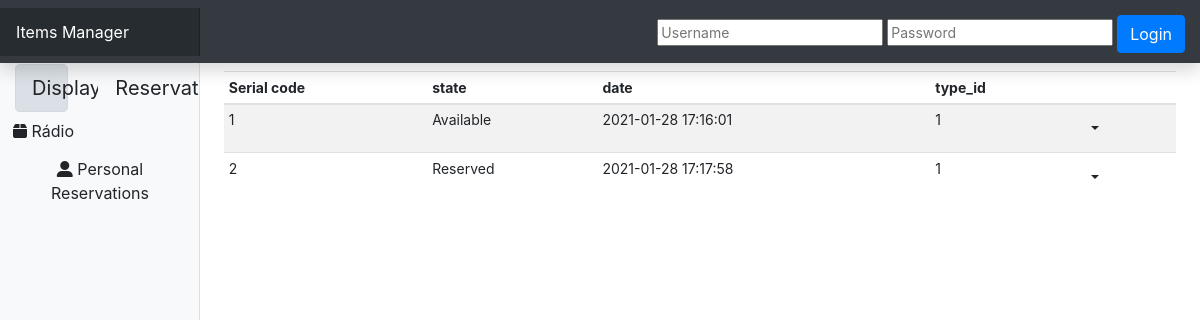
The app's page /display/1, older data.
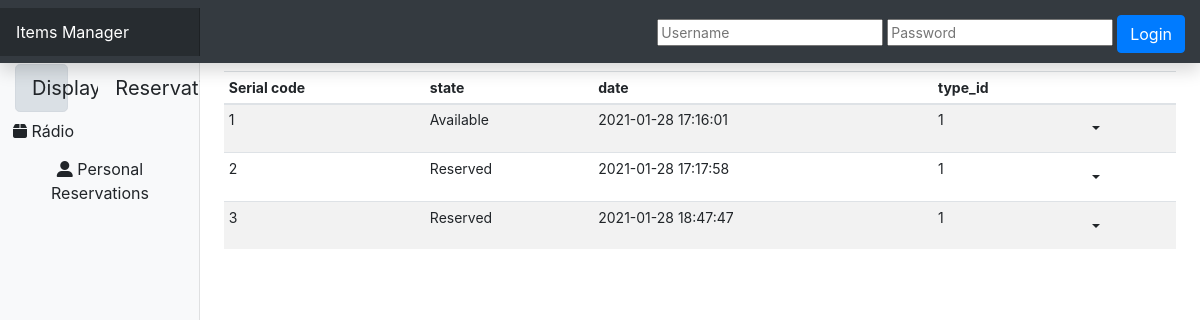
The same page, newer data.
### models.py (models this page shows)
class ItemType(db.Model):
    id = db.Column(db.Integer, primary_key=True)
    item_name = db.Column(db.String(100), nullable=False)
    item_description = db.Column(db.Text)
    items = db.relationship('Item', backref='item_type', lazy=True)

class Item(db.Model):
    id = db.Column(db.Integer, primary_key=True)
    serial_nr = db.Column(db.Integer, unique=True, nullable=False)
    state = db.Column(db.String(50), nullable=False)
    date_inserted = db.Column(db.DateTime, nullable=False, default=datetime.utcnow)
    date_updated = db.Column(db.DateTime, onupdate=datetime.utcnow)
    item_type_id = db.Column(db.Integer, db.ForeignKey('item_type.id'), nullable=False)
    reservations = db.relationship('Reservation', backref='item', lazy=True)

### views.py (the view)
@app.route("/display/<item_type>")
def display(item_type):
    loginForm = LoginForm()
    all_item_type = ItemType.query.all()
    item_type_selected = ItemType.query.filter_by(item_name=item_type).all()
    if len(item_type_selected) > 0:
        item_type_selected = item_type_selected[0]
    else:
        item_type_selected = ItemType.query.all()[0]
    item_list = Item.query.filter_by(item_type_id=item_type_selected.id).all()
    return render_template(
        'dashindex.html',
        item_type_list=all_item_type,
        item_type_selected=item_type_selected,
        item_display_list=item_list,
        disp=display,
        form=loginForm,
    )

### views.py
class LoginForm(FlaskForm):
    sp_uname = StringField('Username', validators=[DataRequired()])
    sp_pass = PasswordField('Password', validators=[DataRequired()])

### views.py (called while the page is built)
@app.before_request
def before_request():
    username = session.get('username')
    password = session.get('password')
    if password:
        if users.get(username) and users.get(username).get('password') == password:
            g.user = users.get(username)
        else:
            g.user = {}
    else:
        g.user = {}

### templates/dashindex.html (shortened to what this page needs)
<!DOCTYPE html>
<html lang="en">
<head>
    <link
            rel="stylesheet"
            href="https://cdn.jsdelivr.net/npm/bootstrap@4.5.3/dist/css/bootstrap.min.css"
    />
    <link href="{{ url_for('static', filename='dashboard.css') }}" rel="stylesheet"/>
</head>
<body>
<nav
        class="navbar navbar-dark sticky-top bg-dark flex-md-nowrap p-0 shadow"
>
    <a class="navbar-brand col-md-3 col-lg-2 mr-0 px-3" href="#"
    >Items Manager</a
    >
    <div style="padding: 15px 15px 10px">
        {% if current_user.is_authenticated %}
            <h2 id="user-greeting">Bem-vindo {{ current_user.username }}</h2>
            <a id="logoutBtn" class="btn btn-outline-light" role="button" href="{{ url_for('logout') }}">Sair</a>
        {% else %}
            <form action="{{ url_for('login') }}" method="POST">
                {{ form.sp_uname(placeholder="Username") }}
                {{ form.sp_pass(placeholder="Password") }}
                <button class="btn btn-primary" type="submit">Login</button>
            </form>
        {% endif %}
    </div>
</nav>
<div class="container-fluid">
    <div class="row">
        <nav
                id="sidebarMenu"
                class="col-md-3 col-lg-2 d-md-block bg-light sidebar collapse"
        >
            <div class="sidebar-sticky pt-3">
                <ul class="nav flex-column">
                    <div
                            class="dispres container btn-group bt-group-lg"
                            role="group"
                            aria-label="Button group"
                    >
                        <div class="row">
                            {% if item_display_list %}
                            <li class="display col-md-5">
                                <a
                                        class="btn btn-light btn-block btn-lg active"
                                        href="{{ url_for('display', item_type=item_type_list.item_name)}}"
                                        role="button"
                                >
                                    Display
                                </a>
                            </li>
                            {% endif %} {% if reservation_list %}
                            <li class="resevation col-md-5">
                                <a
                                        class="btn btn-light btn-lg btn-block active"
                                        href="{{ url_for('reservation', item_type=item_type_list.item_name)}}"
                                        role="button"
                                >
                                    Reservation
                                </a>
                            </li>
                            {% else %}
                            <li class="resevation col-md-5">
                                <a
                                        class="btn btn-light btn-lg btn-block"
                                        href="{{ url_for('reservation', item_type=item_type_list.item_name)}}    "
                                        role="button"
                                >
                                    Reservation
                                </a>
                            </li>
                            {% endif %}
                        </div>
                    </div>
                    {% for item_type in item_type_list -%}
                    <li class="nav-item">
                        <a
                                class="btn"
                                href="{% if item_display_list -%}
                        {{ url_for('display', item_type=item_type.item_name)}}
                        {% endif %}"
                                role="button"
                        >
                            <i class='fas fa-box'></i>
                            {{ item_type.item_name }}
                        </a>
                    </li>
                    {%- endfor %}
                    <div>
                        <li>
                            <a class="btn" href="/reservation/personal" role="button" style="float: bottom">
                                <i class='fas fa-user-alt'></i>
                                Personal Reservations
                            </a>
                        </li>
                    </div>
                </ul>
            </div>
        </nav>
        <main role="main" class="col-md-9 ml-sm-auto col-lg-10 px-md-4">
            <div class="table-responsive">
                <table class="table table-striped table-sm">
                    <thead>
                    <tr>
                        {% if item_display_list %}
                        <th>Serial code</th>
                        <th>state</th>
                        <th>date</th>
                        <th>type_id</th>
                        <th> </th>
                        {% endif %}
                    </tr>
                    </thead>
                    <tbody>
                    {% if item_display_list %} {% for item in item_display_list %}
                    <tr>
                        <td>{{item.serial_nr}}</td>
                        <td>{{item.state}}</td>
                        <td>{{item.date_inserted}}</td>
                        <td>{{item.item_type_id}}</td>
                        <td>
                            <div class="dropdown">
                                <button type="button" class="btn dropdown-toggle" data-toggle="dropdown"></button>
                            </div>
                        </td>
                    </tr>
                    {% endfor %} {% endif %}
                    </tbody>
                </table>
            </div>
        </main>
    </div>
</div>
</body>
</html>

### static/dashboard.css (style rules this page uses)
body { font-size: .875rem; }
.sidebar { position: fixed; top: 0; bottom: 0; left: 0; z-index: 100; padding: 48px 0 0; box-shadow: inset -1px 0 0 rgba(0, 0, 0, .1); }
.sidebar-sticky { position: relative; top: 0; height: calc(100vh - 48px); padding-top: .5rem; overflow-x: hidden; overflow-y: auto; }
.sidebar-sticky { position: -webkit-sticky; position: sticky; }
.navbar-brand { padding-top: .75rem; padding-bottom: .75rem; font-size: 1rem; background-color: rgba(0, 0, 0, .25); box-shadow: inset -1px 0 0 rgba(0, 0, 0, .25); }

Row changes from the older to the newer data that the page shows:
added Item: serial_nr "3", state "Reserved", date_inserted "2021-01-28 18:47:47", item_type_id "1"
